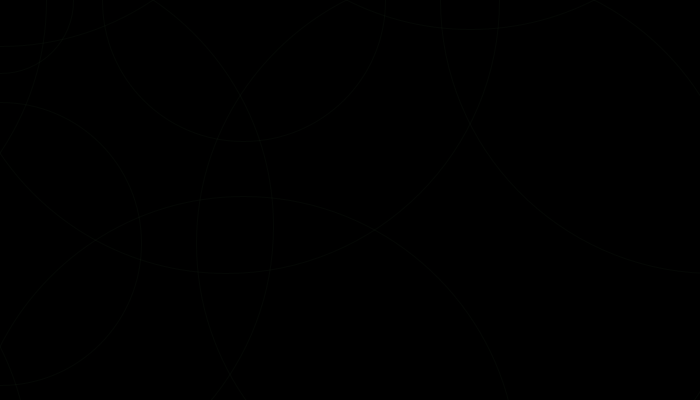
Frame 1 (no input)
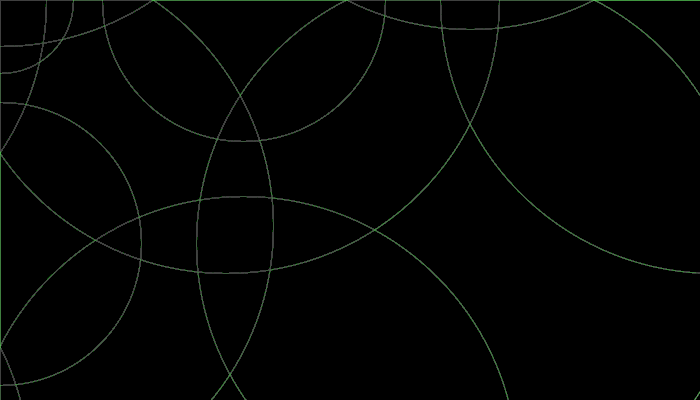
Frame 60 (the mouse pressed at the canvas centre just before this capture)
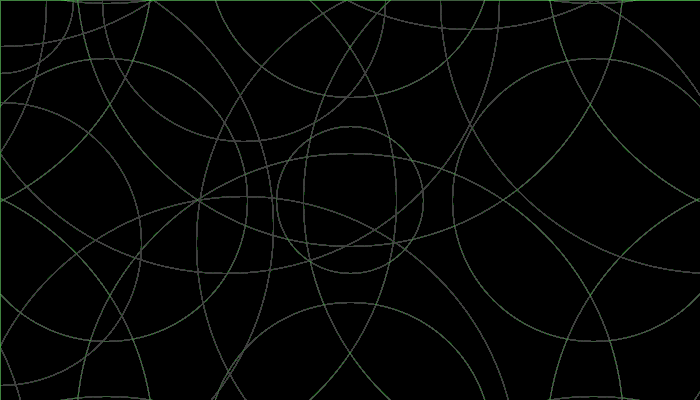
Frame 120 (the mouse held since frame 60 and released just before this capture)

The Processing sketch that drew these frames (run headless with seeded random() and noise(); from frame 60 on, the mouse is pressed at the canvas centre):

// Processing sketch: processing_70005
// ── processing_70005.pde

// hw 5
// name: Peter Teguh Salim
// e-mail: psalim@andrew.cmu.edu
// Copyright: Â© Peter Teguh Salim August 2012  Pittsburgh, PA 15213  All Rights Reserved

/*
Controls
space-bar = randomize pattern
z = stop
x = start
c = clear screen
*/


float a,r,g,b,n,f;

void setup(){
  size(700,400);
  a = random(50,200);
  r = random(100,255);
  g = random(100,255);
  b = random(100,255);
  n = random(1.5,2);
  f = random(1.5,2);
  background(0);
  
  // frameRate(200);
}

void draw(){
  fill(0,2);
  rect(0,0,width,height); 
  
  // pattern(width/2, height/2, a); // turn this on to generate patterns from the center of the screen
  
  pattern(mouseX, mouseY, a); // turn this on to generate patterns from the mouse coordinates
}

void pattern(float x, float y, float d){
  stroke(r,g,b,7);
  ellipseMode(CENTER);
  ellipse(x, y, d, d);
  if(d<400){
    pattern(x+f*d, y, d*n);
    pattern(x-f*d, y, d*n);
    pattern(x, y+f*d, d*n);
    pattern(x, y-f*d, d*n);
  }    
}

void keyPressed(){
  if(key == ' '){
    a = random(50,200);
    r = random(100,255);
    g = random(100,255);
    b = random(100,255);
    f = random(1.5,2);
    n = random(1.5,2);
  }
  if(key == 'z'){
    noLoop();
  }
  if(key == 'x'){
    loop();
  }
  if(key == 'c'){
    fill(0);
    rect(0,0,width,height);
  }
}
